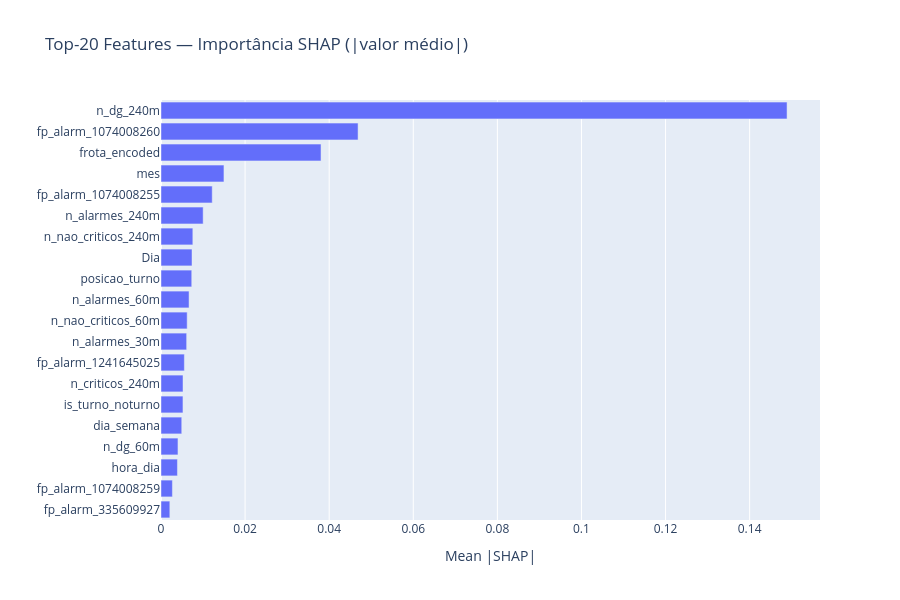

Notebook cell for this chart:
### Markdown cell above
## 4. Importância das Features (SHAP)

### Code cell
mean_abs_shap = pd.Series(
    np.abs(shap_vals).mean(axis=0),
    index=X_shap.columns,
    name='mean_abs_shap',
).sort_values(ascending=False)

top20 = mean_abs_shap.head(20).reset_index()
top20.columns = ['feature', 'mean_abs_shap']

fig4 = px.bar(
    top20,
    x='mean_abs_shap', y='feature',
    orientation='h',
    title='Top-20 Features — Importância SHAP (|valor médio|)',
    labels={'mean_abs_shap': 'Mean |SHAP|', 'feature': ''},
)
fig4.update_layout(yaxis={'categoryorder': 'total ascending'}, height=600)
fig4.show()
fig4.write_image(str(FIGURES_DIR / 'shap_importance.png'))

### Figure 1 — Plotly figure (JSON) as saved in the notebook; plotly's stock layout.template omitted (floating-point values rounded to 4 significant figures)
{"data": [{"hovertemplate": "Mean |SHAP|=%{x}<br>=%{y}<extra></extra>", "legendgroup": "", "marker": {"color": "#636efa", "pattern": {"shape": ""}}, "name": "", "orientation": "h", "showlegend": false, "textposition": "auto", "type": "bar", "x": [0.1489, 0.04687, 0.03806, 0.01497, 0.01218, 0.01003, 0.007573, 0.007377, 0.007312, 0.006671, 0.006224, 0.0061, 0.005557, 0.005238, 0.005222, 0.004934, 0.004037, 0.00391, 0.002711, 0.002102], "xaxis": "x", "y": ["n_dg_240m", "fp_alarm_1074008260", "frota_encoded", "mes", "fp_alarm_1074008255", "n_alarmes_240m", "n_nao_criticos_240m", "Dia", "posicao_turno", "n_alarmes_60m", "n_nao_criticos_60m", "n_alarmes_30m", "fp_alarm_1241645025", "n_criticos_240m", "is_turno_noturno", "dia_semana", "n_dg_60m", "hora_dia", "fp_alarm_1074008259", "fp_alarm_335609927"], "yaxis": "y"}], "layout": {"barmode": "relative", "height": 600, "legend": {"tracegroupgap": 0}, "title": {"text": "Top-20 Features — Importância SHAP (|valor médio|)"}, "xaxis": {"anchor": "y", "domain": [0.0, 1.0], "title": {"text": "Mean |SHAP|"}}, "yaxis": {"anchor": "x", "categoryorder": "total ascending", "domain": [0.0, 1.0], "title": {"text": ""}}}}
